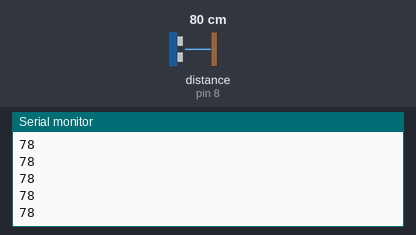
Recording of a sketch running on a simulated Arduino Uno, built with avr-gcc and run on an emulated ATmega328P. On the bench: the last lines printed to the serial monitor. Wiring (inferred from the names in the program): ultrasonic range finder: trigger pin 7; echo pin 8. The inputs (shaded band) are chosen by the test bench; at power-on: distance to the obstacle (sensor on pin 8) 80 cm. The echo pulse lasts 58.3 µs per cm.

Above: at 1.2 s.
1.3 s: distance to the obstacle (sensor on pin 8) set to 2 cm
At 1.8 s:
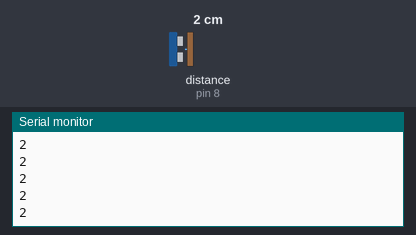
2.8 s: distance to the obstacle (sensor on pin 8) set to 4 cm
At 3.8 s:
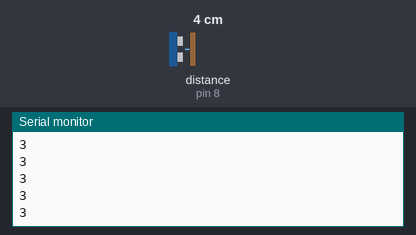
Timing chart, 0 to 5.8 s (numbered marks = the images above; inputs shaded):
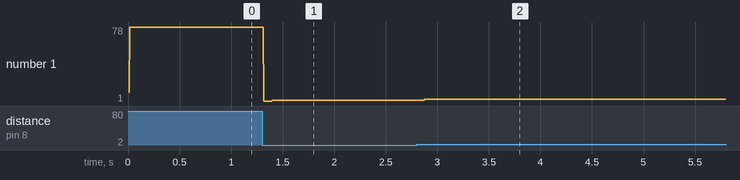

The sketch:

Sonar1.ino
```cpp
int TrigPin=7;//output;
int EchoPin=8;//input;
int Window_size =5;                                               // array size and window size should be same here , then only code will work correctly
int value_array[]={10,10,10,10,10};

int Median_filter(int array1[],int n,int value);


void setup() {
  // put your setup code here, to run once:
  Serial.begin(9600);
  pinMode(EchoPin, INPUT);
  pinMode(TrigPin, OUTPUT);


}

void loop() {
  // put your main code here, to run repeatedly:
  int distance,final_distance;
  digitalWrite(TrigPin,HIGH);
  delayMicroseconds(10);
  digitalWrite(TrigPin,LOW);
  distance= (pulseIn(EchoPin, HIGH))*0.034/2;                                              // Prints the distance on the Serial Monitor
  if (distance<400)
  {
  final_distance = Median_filter(value_array,Window_size,distance);
   Serial.println(final_distance);
  }//Serial.print("Distance: ");
  //delay(5);
  //while(1);
}


void shifting_array(int array1[],int n,int value)
{
  int i;

  for ( i=0; i<n-1; i++)
  { array1[i]= array1[i+1];
  }
  array1[i]=value;

  }
int Median_filter(int array1[],int n,int value)

{
  int temp, i,j,array2[n];

  for ( i=0; i<n-1; i++)
  { array1[i]= array1[i+1];
    array2[i] = array1[i+1];
  }
  array1[i]=value;
  array2[i] =value;

  for (i=1;i<=n-1;i++)
  { //Serial.println("here");
    for(j=0;j<=n-1-i;j++)
    {
      if(array2[j]>array2[j+1])
      {
        temp = array2[j+1];
        array2[j+1]= array2[j];
        array2[j]=temp;

        }
      }
    }
  int ceil_val = ceil(n/2);
  int floor_val = floor(n/2);
  return ( (n%2==1)? array2[ceil_val] : ((array2[floor_val-1] + array2[floor_val] )/2) );
}
```

Measured:
- after the input at 1.3 s, the serial monitor: prints a new line at once (image 1)
- after the input at 2.8 s, the serial monitor: prints a new line after 0.08 s (image 2)
- plotted number 1: 78 → 2 after the input at 1.3 s, 2 → 3 after the input at 2.8 s
